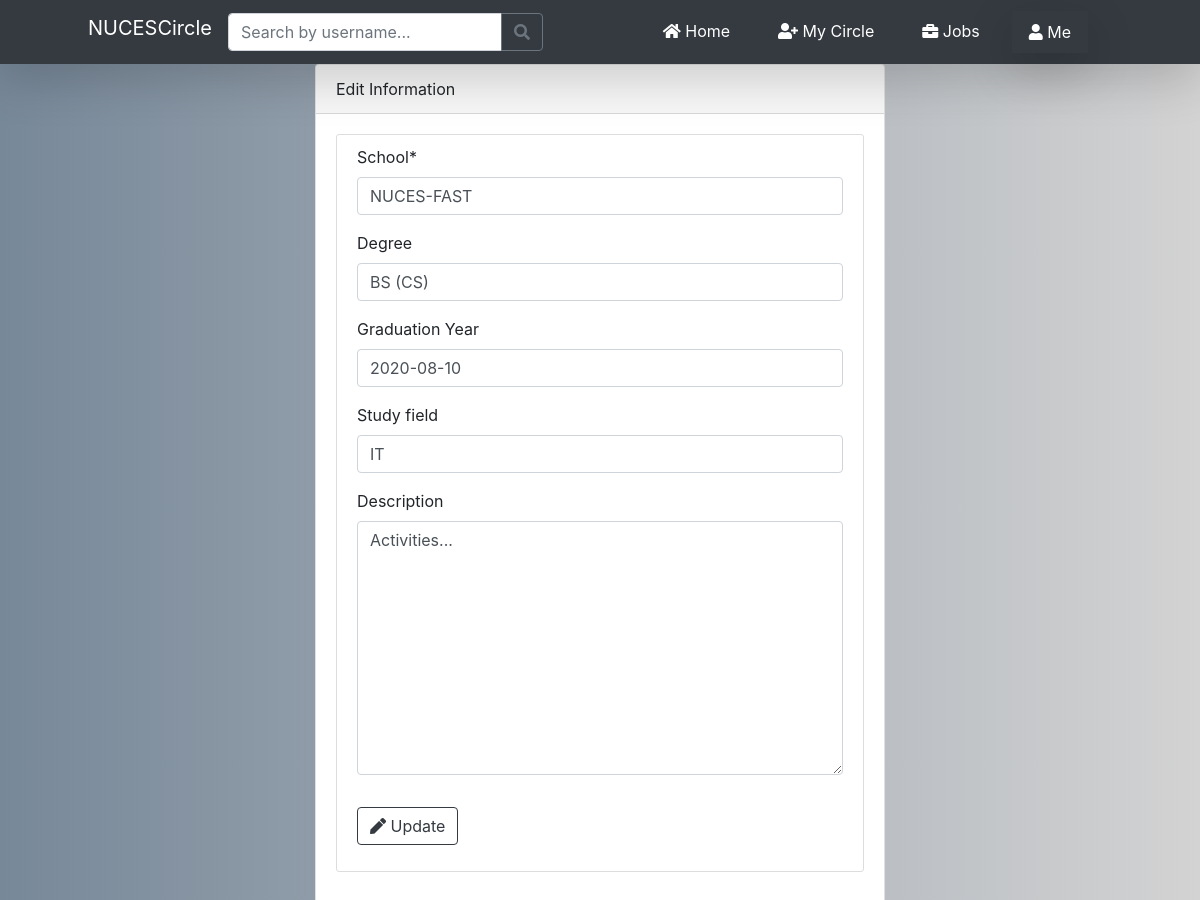
Screenshot of /view_profile/edu_edit/9/ (signed in) with the database file from the repository.
### users/models.py (models this page shows, shortened)
class Education(models.Model):
    school = models.CharField(max_length=255, blank=False)
    degree = models.CharField(max_length=255, blank=True)
    study_field = models.CharField(max_length=255, blank=True)
    description = models.TextField(max_length=1023, blank=True)
    grad_year = models.DateField(blank=True, null=True)
    user = models.ForeignKey(User, on_delete=models.CASCADE)

### users/views.py (the view)
# urls.py: path('view_profile/edu_edit/<int:edu_info_id>/', user_views.edit_education_info, name='edit-edu'),
@login_required
def edit_education_info(request, *args, **kwargs):
    edu_id = int(kwargs['edu_info_id'])
    edu_data = Education.objects.get(pk=edu_id)
    education_form = EducationForm(instance=edu_data)
    return render(request, 'users/edit_edu.html', context={'education_form': education_form,
                                                           'edu_data': edu_data})

### users/forms.py
class EducationForm(forms.ModelForm):
    class Meta:
        model = Education
        fields = ['school', 'degree', 'grad_year', 'study_field', 'description']
        labels = {
            'grad_year': 'Graduation Year'
        }

### users/templates/users/edit_edu.html (shortened to what this page needs)
{% extends "nucescircle/base.html" %}
{% load crispy_forms_tags %}
{% block content %}
<div class="col-md-6 mx-auto">
    <div class="card">
        <div class="card-header">
            Edit Information
        </div>
        <div class="card-body">
            <div class="content-section">
                <form method="post" class="form-group" action="{% url 'update-edu' edu_data.id %}">
                    <fieldset class="form-group">
                        {{ education_form|crispy }}
                    </fieldset>
                    <div class="form-group">
                        <button class="btn btn-outline-dark" type="submit"><i class="fas fa-pen"></i> Update</button>
                    </div>
                </form>
            </div>
        </div>
    </div>
</div>
{% endblock content %}

### nucescircle/static/nucescircle/newStyling.css (style rules this page uses)
#gradBg2 { background-color: slategray; background-image: linear-gradient(90deg, lightslategray, lightgray); }
body { background-color: #eeeeee; }
.content-section { background: #ffffff; padding: 10px 20px; border: 1px solid #dddddd; border-radius: 3px; margin-bottom: 20px; }

### rows the page displays
Education: school "NUCES-FAST", degree "BS (CS)", grad_year "2020-08-10", study_field "IT", description "Activities..."
